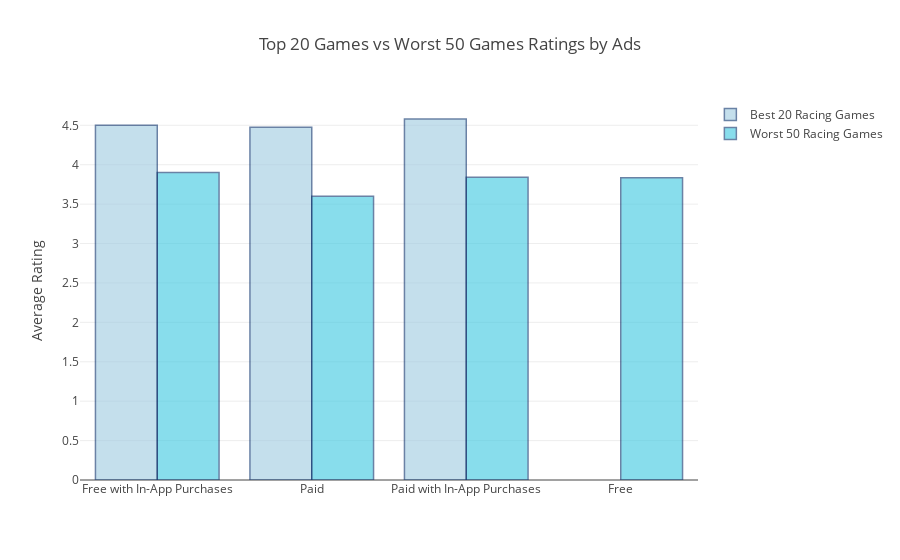

The notebook cell saved with this chart:
### Code cell
#Barchart 

x1 = top20paymentgroup.index.tolist()
x2 = bot50paymentgroup.index.tolist()
y1 = top20paymentgroup.starrating.tolist()
y2 = bot50paymentgroup.starrating.tolist()


trace1 = go.Bar(
    x=x1,
    y=y1,
    name = 'Best 20 Racing Games',
    marker=dict(
        color='rgb(158,202,225)',
        line=dict(
            color='rgb(8,48,107)',
            width=1.5),
        ),
    opacity=0.6
)

trace2 = go.Bar(
    x=x2,
    y=y2,
    name = 'Worst 50 Racing Games',
    marker=dict(
        color='rgb(58,200,225)',
        line=dict(
            color='rgb(8,48,107)',
            width=1.5),
        ),
    opacity=0.6
)


layout = go.Layout(
    title='Top 20 Games vs Worst 50 Games Ratings by Ads',
    yaxis=dict(title='Average Rating')
)


data = [trace1,trace2]

fig = go.Figure(data=data, layout=layout)

py.offline.iplot(fig, filename='Top 20 Games vs Worst 50 Games Ratings by Ads')

### Figure 1 — Plotly figure (JSON) as saved in the notebook; plotly's stock layout.template omitted (floating-point values rounded to 4 significant figures)
{"data": [{"marker": {"color": "rgb(158,202,225)", "line": {"color": "rgb(8,48,107)", "width": 1.5}}, "name": "Best 20 Racing Games", "opacity": 0.6, "type": "bar", "x": ["Free with In-App Purchases", "Paid", "Paid with In-App Purchases"], "y": [4.5, 4.475, 4.58]}, {"marker": {"color": "rgb(58,200,225)", "line": {"color": "rgb(8,48,107)", "width": 1.5}}, "name": "Worst 50 Racing Games", "opacity": 0.6, "type": "bar", "x": ["Free", "Free with In-App Purchases", "Paid", "Paid with In-App Purchases"], "y": [3.833, 3.9, 3.6, 3.84]}], "layout": {"title": "Top 20 Games vs Worst 50 Games Ratings by Ads", "yaxis": {"title": "Average Rating"}}}
